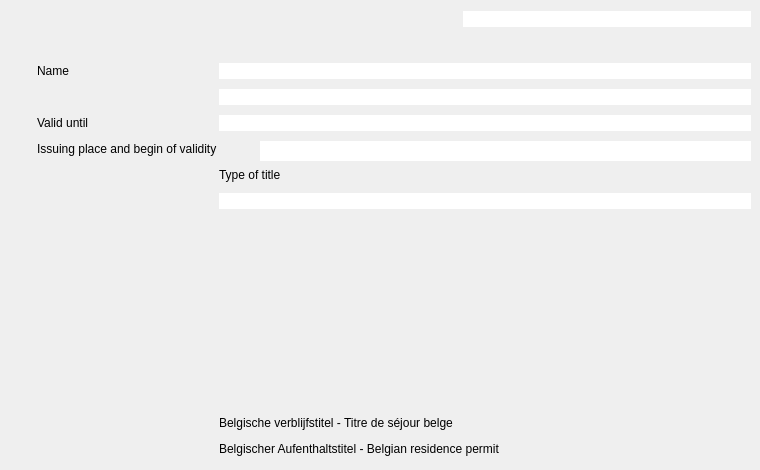
          <widget class="QWidget" name="tabForeigners">
           <property name="focusPolicy">
            <enum>Qt::NoFocus</enum>
           </property>
           <property name="accessibleName">
            <string>Tab Foreigners</string>
           </property>
           <attribute name="title">
            <string>Foreigners</string>
           </attribute>
           <widget class="QLineEdit" name="txtForeigners_Card_Number">
            <property name="geometry">
             <rect>
              <x>463</x>
              <y>11</y>
              <width>288</width>
              <height>16</height>
             </rect>
            </property>
            <property name="sizePolicy">
             <sizepolicy hsizetype="Expanding" vsizetype="Fixed">
              <horstretch>0</horstretch>
              <verstretch>0</verstretch>
             </sizepolicy>
            </property>
            <property name="font">
             <font/>
            </property>
            <property name="frame">
             <bool>false</bool>
            </property>
            <property name="readOnly">
             <bool>true</bool>
            </property>
           </widget>
           <widget class="QLabel" name="label">
            <property name="geometry">
             <rect>
              <x>37</x>
              <y>61</y>
              <width>176</width>
              <height>20</height>
             </rect>
            </property>
            <property name="text">
             <string>Name</string>
            </property>
           </widget>
           <widget class="QLineEdit" name="txtForeigners_Name">
            <property name="geometry">
             <rect>
              <x>219</x>
              <y>63</y>
              <width>532</width>
              <height>16</height>
             </rect>
            </property>
            <property name="sizePolicy">
             <sizepolicy hsizetype="Expanding" vsizetype="Fixed">
              <horstretch>1</horstretch>
              <verstretch>0</verstretch>
             </sizepolicy>
            </property>
            <property name="frame">
             <bool>false</bool>
            </property>
            <property name="readOnly">
             <bool>true</bool>
            </property>
           </widget>
           <widget class="QLineEdit" name="txtForeigners_GivenNames">
            <property name="geometry">
             <rect>
              <x>219</x>
              <y>89</y>
              <width>532</width>
              <height>16</height>
             </rect>
            </property>
            <property name="sizePolicy">
             <sizepolicy hsizetype="Expanding" vsizetype="Fixed">
              <horstretch>0</horstretch>
              <verstretch>0</verstretch>
             </sizepolicy>
            </property>
            <property name="frame">
             <bool>false</bool>
            </property>
            <property name="alignment">
             <set>Qt::AlignLeading</set>
            </property>
            <property name="readOnly">
             <bool>true</bool>
            </property>
           </widget>
           <widget class="QLabel" name="label_2">
            <property name="geometry">
             <rect>
              <x>37</x>
              <y>113</y>
              <width>176</width>
              <height>20</height>
             </rect>
            </property>
            <property name="text">
             <string>Valid until</string>
            </property>
           </widget>
           <widget class="QLineEdit" name="txtForeigners_ValidTot">
            <property name="geometry">
             <rect>
              <x>219</x>
              <y>115</y>
              <width>532</width>
              <height>16</height>
             </rect>
            </property>
            <property name="sizePolicy">
             <sizepolicy hsizetype="Expanding" vsizetype="Fixed">
              <horstretch>0</horstretch>
              <verstretch>0</verstretch>
             </sizepolicy>
            </property>
            <property name="frame">
             <bool>false</bool>
            </property>
            <property name="readOnly">
             <bool>true</bool>
            </property>
           </widget>
           <widget class="QLabel" name="label_3">
            <property name="geometry">
             <rect>
              <x>37</x>
              <y>139</y>
              <width>211</width>
              <height>20</height>
             </rect>
            </property>
            <property name="text">
             <string>Issuing place and begin of validity</string>
            </property>
           </widget>
           <widget class="QLineEdit" name="txtForeigners_PlaceOfIssue">
            <property name="geometry">
             <rect>
              <x>260</x>
              <y>141</y>
              <width>491</width>
              <height>20</height>
             </rect>
            </property>
            <property name="sizePolicy">
             <sizepolicy hsizetype="Expanding" vsizetype="Fixed">
              <horstretch>0</horstretch>
              <verstretch>0</verstretch>
             </sizepolicy>
            </property>
            <property name="frame">
             <bool>false</bool>
            </property>
            <property name="readOnly">
             <bool>true</bool>
            </property>
           </widget>
           <widget class="QLabel" name="label_4">
            <property name="geometry">
             <rect>
              <x>219</x>
              <y>165</y>
              <width>532</width>
              <height>20</height>
             </rect>
            </property>
            <property name="text">
             <string>Type of title</string>
            </property>
           </widget>
           <widget class="QLabel" name="lblForeigners_ImgPerson">
            <property name="geometry">
             <rect>
              <x>63</x>
              <y>191</y>
              <width>150</width>
              <height>270</height>
             </rect>
            </property>
            <property name="sizePolicy">
             <sizepolicy hsizetype="Expanding" vsizetype="Expanding">
              <horstretch>0</horstretch>
              <verstretch>0</verstretch>
             </sizepolicy>
            </property>
            <property name="minimumSize">
             <size>
              <width>150</width>
              <height>270</height>
             </size>
            </property>
            <property name="frameShape">
             <enum>QFrame::NoFrame</enum>
            </property>
            <property name="text">
             <string/>
            </property>
            <property name="scaledContents">
             <bool>true</bool>
            </property>
            <property name="alignment">
             <set>Qt::AlignCenter</set>
            </property>
           </widget>
           <widget class="QLineEdit" name="txtForeigners_CardType">
            <property name="geometry">
             <rect>
              <x>219</x>
              <y>193</y>
              <width>532</width>
              <height>16</height>
             </rect>
            </property>
            <property name="sizePolicy">
             <sizepolicy hsizetype="Expanding" vsizetype="Fixed">
              <horstretch>0</horstretch>
              <verstretch>0</verstretch>
             </sizepolicy>
            </property>
            <property name="frame">
             <bool>false</bool>
            </property>
            <property name="readOnly">
             <bool>true</bool>
            </property>
           </widget>
           <widget class="QLabel" name="lblForeigners_Footer_1">
            <property name="geometry">
             <rect>
              <x>219</x>
              <y>413</y>
              <width>532</width>
              <height>20</height>
             </rect>
            </property>
            <property name="sizePolicy">
             <sizepolicy hsizetype="Expanding" vsizetype="Preferred">
              <horstretch>0</horstretch>
              <verstretch>0</verstretch>
             </sizepolicy>
            </property>
            <property name="text">
             <string>Belgische verblijfstitel - Titre de séjour belge</string>
            </property>
           </widget>
           <widget class="QLabel" name="lblForeigners_Footer_2">
            <property name="geometry">
             <rect>
              <x>219</x>
              <y>439</y>
              <width>532</width>
              <height>20</height>
             </rect>
            </property>
            <property name="sizePolicy">
             <sizepolicy hsizetype="Expanding" vsizetype="Preferred">
              <horstretch>0</horstretch>
              <verstretch>0</verstretch>
             </sizepolicy>
            </property>
            <property name="text">
             <string>Belgischer Aufenthaltstitel - Belgian residence permit</string>
            </property>
           </widget>
          </widget>
